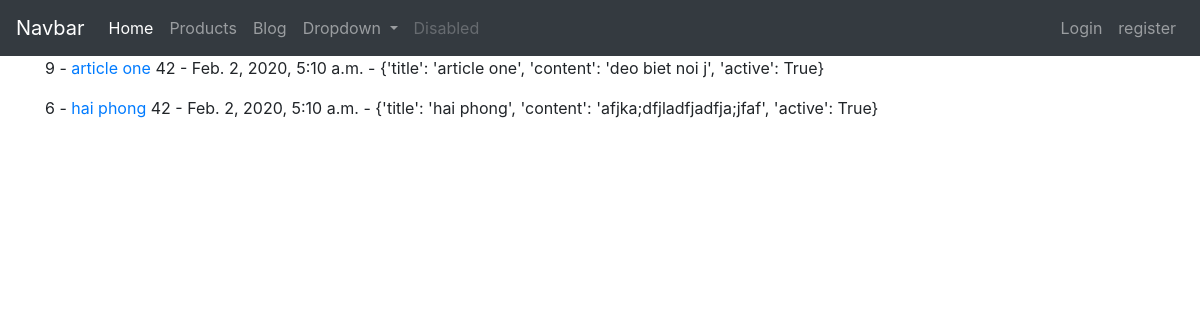
Screenshot of /blog/ with the database file from the repository.
### blog/models.py (models this page shows, shortened)
class Article(models.Model):
    title = models.CharField(max_length=120)
    content = models.TextField()
    active = models.BooleanField(default=True)
    def get_absolute_url(self):
        return reverse("articles:article-detail", kwargs={"id": self.id})
    def all_attrs(self):
        return {
            'title': self.title,
            'content': self.content,
            'active': self.active
        }

### blog/views.py (the view)
# urls.py: path('', ArticleListView.as_view(), name='article-list'),
class ArticleListView(ListView):
    template_name = 'articles/article_list.html'
    def get_queryset(self):
        return Article.objects.all()[::-1]
    def get_context_data(self, **kwargs):
        context = super().get_context_data(**kwargs)
        context['today'] = timezone.now()
        context['number'] = random.randrange(1, 100)
        return context

### blog/templates/articles/article_list.html (shortened to what this page needs)
{% extends 'base.html' %}
{% block content %}
  <div class="container">
    {% for object in object_list %}
         <p>{{ object.id }} - <a href='{{ object.get_absolute_url }}'>{{ object.title }}</a> {{ number }} - {{ today }} - {{ object.all_attrs}} </p>
    {% endfor %}
  </div>
{% endblock %}

### rows the page displays
Article: id "9", title "article one", number "42", today "Feb. 2, 2020, 5:10 a.m.", all_attrs "{'title': 'article one', 'content': 'deo biet noi j', 'active': True}"
Article: id "6", title "hai phong", number "42", today "Feb. 2, 2020, 5:10 a.m.", all_attrs "{'title': 'hai phong', 'content': 'afjka;dfjladfjadfja;jfaf', 'active': True}"
